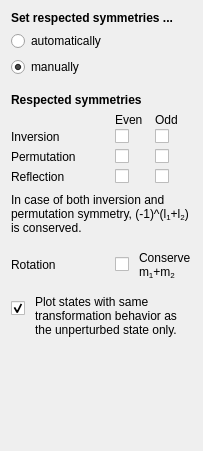
           <widget class="QWidget" name="page_6">
            <property name="geometry">
             <rect>
              <x>0</x>
              <y>0</y>
              <width>200</width>
              <height>451</height>
             </rect>
            </property>
            <attribute name="label">
             <string>Symmetries</string>
            </attribute>
            <layout class="QVBoxLayout" name="verticalLayout_18">
             <item>
              <widget class="QLabel" name="label_92">
               <property name="font">
                <font>
                 <weight>75</weight>
                 <bold>true</bold>
                </font>
               </property>
               <property name="text">
                <string>Set respected symmetries ...</string>
               </property>
              </widget>
             </item>
             <item>
              <widget class="QRadioButton" name="radiobutton_symAuto">
               <property name="enabled">
                <bool>true</bool>
               </property>
               <property name="text">
                <string>automatically</string>
               </property>
               <property name="checked">
                <bool>false</bool>
               </property>
              </widget>
             </item>
             <item>
              <widget class="QRadioButton" name="radiobutton_symManual">
               <property name="text">
                <string>manually</string>
               </property>
               <property name="checked">
                <bool>true</bool>
               </property>
              </widget>
             </item>
             <item>
              <spacer name="verticalSpacer_30">
               <property name="orientation">
                <enum>Qt::Vertical</enum>
               </property>
               <property name="sizeType">
                <enum>QSizePolicy::Fixed</enum>
               </property>
               <property name="sizeHint" stdset="0">
                <size>
                 <width>20</width>
                 <height>10</height>
                </size>
               </property>
              </spacer>
             </item>
             <item>
              <widget class="QLabel" name="label_94">
               <property name="font">
                <font>
                 <weight>75</weight>
                 <bold>true</bold>
                </font>
               </property>
               <property name="text">
                <string>Respected symmetries</string>
               </property>
              </widget>
             </item>
             <item>
              <layout class="QGridLayout" name="gridLayout_4" columnstretch="1,0,0,0,0">
               <property name="horizontalSpacing">
                <number>4</number>
               </property>
               <property name="verticalSpacing">
                <number>0</number>
               </property>
               <item row="3" column="2">
                <spacer name="horizontalSpacer_8">
                 <property name="orientation">
                  <enum>Qt::Horizontal</enum>
                 </property>
                 <property name="sizeType">
                  <enum>QSizePolicy::Expanding</enum>
                 </property>
                 <property name="sizeHint" stdset="0">
                  <size>
                   <width>0</width>
                   <height>20</height>
                  </size>
                 </property>
                </spacer>
               </item>
               <item row="4" column="1">
                <layout class="QHBoxLayout" name="horizontalLayout_21">
                 <property name="spacing">
                  <number>10</number>
                 </property>
                 <item>
                  <widget class="QCheckBox" name="checkbox_system_perE">
                   <property name="sizePolicy">
                    <sizepolicy hsizetype="Fixed" vsizetype="Fixed">
                     <horstretch>0</horstretch>
                     <verstretch>0</verstretch>
                    </sizepolicy>
                   </property>
                   <property name="text">
                    <string/>
                   </property>
                   <property name="checked">
                    <bool>false</bool>
                   </property>
                  </widget>
                 </item>
                 <item>
                  <widget class="ColorButton" name="colorbutton_plot_perE">
                   <property name="sizePolicy">
                    <sizepolicy hsizetype="Maximum" vsizetype="Maximum">
                     <horstretch>0</horstretch>
                     <verstretch>0</verstretch>
                    </sizepolicy>
                   </property>
                   <property name="minimumSize">
                    <size>
                     <width>1</width>
                     <height>0</height>
                    </size>
                   </property>
                   <property name="maximumSize">
                    <size>
                     <width>30</width>
                     <height>20</height>
                    </size>
                   </property>
                   <property name="text">
                    <string/>
                   </property>
                   <property name="flat">
                    <bool>true</bool>
                   </property>
                  </widget>
                 </item>
                </layout>
               </item>
               <item row="4" column="0">
                <widget class="QLabel" name="label_100">
                 <property name="sizePolicy">
                  <sizepolicy hsizetype="Fixed" vsizetype="Preferred">
                   <horstretch>0</horstretch>
                   <verstretch>0</verstretch>
                  </sizepolicy>
                 </property>
                 <property name="minimumSize">
                  <size>
                   <width>100</width>
                   <height>0</height>
                  </size>
                 </property>
                 <property name="text">
                  <string>Permutation</string>
                 </property>
                 <property name="textFormat">
                  <enum>Qt::AutoText</enum>
                 </property>
                </widget>
               </item>
               <item row="1" column="3">
                <widget class="QLabel" name="label_96">
                 <property name="sizePolicy">
                  <sizepolicy hsizetype="Expanding" vsizetype="Preferred">
                   <horstretch>0</horstretch>
                   <verstretch>0</verstretch>
                  </sizepolicy>
                 </property>
                 <property name="text">
                  <string>Odd</string>
                 </property>
                 <property name="textFormat">
                  <enum>Qt::AutoText</enum>
                 </property>
                </widget>
               </item>
               <item row="1" column="1">
                <widget class="QLabel" name="label_93">
                 <property name="sizePolicy">
                  <sizepolicy hsizetype="Expanding" vsizetype="Preferred">
                   <horstretch>0</horstretch>
                   <verstretch>0</verstretch>
                  </sizepolicy>
                 </property>
                 <property name="text">
                  <string>Even</string>
                 </property>
                 <property name="textFormat">
                  <enum>Qt::AutoText</enum>
                 </property>
                </widget>
               </item>
               <item row="3" column="0">
                <widget class="QLabel" name="label_99">
                 <property name="sizePolicy">
                  <sizepolicy hsizetype="Fixed" vsizetype="Preferred">
                   <horstretch>0</horstretch>
                   <verstretch>0</verstretch>
                  </sizepolicy>
                 </property>
                 <property name="minimumSize">
                  <size>
                   <width>100</width>
                   <height>0</height>
                  </size>
                 </property>
                 <property name="text">
                  <string>Inversion</string>
                 </property>
                 <property name="textFormat">
                  <enum>Qt::AutoText</enum>
                 </property>
                </widget>
               </item>
               <item row="5" column="0">
                <widget class="QLabel" name="label_101">
                 <property name="sizePolicy">
                  <sizepolicy hsizetype="Fixed" vsizetype="Preferred">
                   <horstretch>0</horstretch>
                   <verstretch>0</verstretch>
                  </sizepolicy>
                 </property>
                 <property name="minimumSize">
                  <size>
                   <width>100</width>
                   <height>0</height>
                  </size>
                 </property>
                 <property name="text">
                  <string>Reflection</string>
                 </property>
                 <property name="textFormat">
                  <enum>Qt::AutoText</enum>
                 </property>
                </widget>
               </item>
               <item row="3" column="3">
                <layout class="QHBoxLayout" name="horizontalLayout_19">
                 <property name="spacing">
                  <number>10</number>
                 </property>
                 <item>
                  <widget class="QCheckBox" name="checkbox_system_invO">
                   <property name="sizePolicy">
                    <sizepolicy hsizetype="Fixed" vsizetype="Fixed">
                     <horstretch>0</horstretch>
                     <verstretch>0</verstretch>
                    </sizepolicy>
                   </property>
                   <property name="text">
                    <string/>
                   </property>
                   <property name="checked">
                    <bool>false</bool>
                   </property>
                  </widget>
                 </item>
                 <item>
                  <widget class="ColorButton" name="colorbutton_plot_invO">
                   <property name="sizePolicy">
                    <sizepolicy hsizetype="Maximum" vsizetype="Maximum">
                     <horstretch>0</horstretch>
                     <verstretch>0</verstretch>
                    </sizepolicy>
                   </property>
                   <property name="minimumSize">
                    <size>
                     <width>1</width>
                     <height>0</height>
                    </size>
                   </property>
                   <property name="maximumSize">
                    <size>
                     <width>30</width>
                     <height>20</height>
                    </size>
                   </property>
                   <property name="text">
                    <string/>
                   </property>
                   <property name="flat">
                    <bool>true</bool>
                   </property>
                  </widget>
                 </item>
                </layout>
               </item>
               <item row="5" column="1">
                <layout class="QHBoxLayout" name="horizontalLayout_22">
                 <property name="spacing">
                  <number>10</number>
                 </property>
                 <item>
                  <widget class="QCheckBox" name="checkbox_system_refE">
                   <property name="sizePolicy">
                    <sizepolicy hsizetype="Fixed" vsizetype="Fixed">
                     <horstretch>0</horstretch>
                     <verstretch>0</verstretch>
                    </sizepolicy>
                   </property>
                   <property name="text">
                    <string/>
                   </property>
                   <property name="checked">
                    <bool>false</bool>
                   </property>
                  </widget>
                 </item>
                 <item>
                  <widget class="ColorButton" name="colorbutton_plot_refE">
                   <property name="sizePolicy">
                    <sizepolicy hsizetype="Maximum" vsizetype="Maximum">
                     <horstretch>0</horstretch>
                     <verstretch>0</verstretch>
                    </sizepolicy>
                   </property>
                   <property name="minimumSize">
                    <size>
                     <width>1</width>
                     <height>0</height>
                    </size>
                   </property>
                   <property name="maximumSize">
                    <size>
                     <width>30</width>
                     <height>20</height>
                    </size>
                   </property>
                   <property name="text">
                    <string/>
                   </property>
                   <property name="flat">
                    <bool>true</bool>
                   </property>
                  </widget>
                 </item>
                </layout>
               </item>
               <item row="5" column="3">
                <layout class="QHBoxLayout" name="horizontalLayout_23">
                 <property name="spacing">
                  <number>10</number>
                 </property>
                 <item>
                  <widget class="QCheckBox" name="checkbox_system_refO">
                   <property name="sizePolicy">
                    <sizepolicy hsizetype="Fixed" vsizetype="Fixed">
                     <horstretch>0</horstretch>
                     <verstretch>0</verstretch>
                    </sizepolicy>
                   </property>
                   <property name="text">
                    <string/>
                   </property>
                   <property name="checked">
                    <bool>false</bool>
                   </property>
                  </widget>
                 </item>
                 <item>
                  <widget class="ColorButton" name="colorbutton_plot_refO">
                   <property name="sizePolicy">
                    <sizepolicy hsizetype="Maximum" vsizetype="Maximum">
                     <horstretch>0</horstretch>
                     <verstretch>0</verstretch>
                    </sizepolicy>
                   </property>
                   <property name="minimumSize">
                    <size>
                     <width>1</width>
                     <height>0</height>
                    </size>
                   </property>
                   <property name="maximumSize">
                    <size>
                     <width>30</width>
                     <height>20</height>
                    </size>
                   </property>
                   <property name="text">
                    <string/>
                   </property>
                   <property name="flat">
                    <bool>true</bool>
                   </property>
                  </widget>
                 </item>
                </layout>
               </item>
               <item row="4" column="3">
                <layout class="QHBoxLayout" name="horizontalLayout_20">
                 <property name="spacing">
                  <number>10</number>
                 </property>
                 <item>
                  <widget class="QCheckBox" name="checkbox_system_perO">
                   <property name="sizePolicy">
                    <sizepolicy hsizetype="Fixed" vsizetype="Fixed">
                     <horstretch>0</horstretch>
                     <verstretch>0</verstretch>
                    </sizepolicy>
                   </property>
                   <property name="text">
                    <string/>
                   </property>
                   <property name="checked">
                    <bool>false</bool>
                   </property>
                  </widget>
                 </item>
                 <item>
                  <widget class="ColorButton" name="colorbutton_plot_perO">
                   <property name="sizePolicy">
                    <sizepolicy hsizetype="Maximum" vsizetype="Maximum">
                     <horstretch>0</horstretch>
                     <verstretch>0</verstretch>
                    </sizepolicy>
                   </property>
                   <property name="minimumSize">
                    <size>
                     <width>1</width>
                     <height>0</height>
                    </size>
                   </property>
                   <property name="maximumSize">
                    <size>
                     <width>30</width>
                     <height>20</height>
                    </size>
                   </property>
                   <property name="text">
                    <string/>
                   </property>
                   <property name="flat">
                    <bool>true</bool>
                   </property>
                  </widget>
                 </item>
                </layout>
               </item>
               <item row="3" column="1">
                <layout class="QHBoxLayout" name="horizontalLayout_15">
                 <property name="spacing">
                  <number>10</number>
                 </property>
                 <item>
                  <widget class="QCheckBox" name="checkbox_system_invE">
                   <property name="sizePolicy">
                    <sizepolicy hsizetype="Fixed" vsizetype="Fixed">
                     <horstretch>0</horstretch>
                     <verstretch>0</verstretch>
                    </sizepolicy>
                   </property>
                   <property name="text">
                    <string/>
                   </property>
                   <property name="checked">
                    <bool>false</bool>
                   </property>
                  </widget>
                 </item>
                 <item>
                  <widget class="ColorButton" name="colorbutton_plot_invE">
                   <property name="sizePolicy">
                    <sizepolicy hsizetype="Maximum" vsizetype="Maximum">
                     <horstretch>0</horstretch>
                     <verstretch>0</verstretch>
                    </sizepolicy>
                   </property>
                   <property name="minimumSize">
                    <size>
                     <width>1</width>
                     <height>0</height>
                    </size>
                   </property>
                   <property name="maximumSize">
                    <size>
                     <width>30</width>
                     <height>20</height>
                    </size>
                   </property>
                   <property name="text">
                    <string/>
                   </property>
                   <property name="flat">
                    <bool>true</bool>
                   </property>
                  </widget>
                 </item>
                </layout>
               </item>
               <item row="3" column="4">
                <spacer name="horizontalSpacer_9">
                 <property name="orientation">
                  <enum>Qt::Horizontal</enum>
                 </property>
                 <property name="sizeType">
                  <enum>QSizePolicy::Expanding</enum>
                 </property>
                 <property name="sizeHint" stdset="0">
                  <size>
                   <width>0</width>
                   <height>20</height>
                  </size>
                 </property>
                </spacer>
               </item>
              </layout>
             </item>
             <item>
              <widget class="QLabel" name="label_97">
               <property name="font">
                <font>
                 <weight>50</weight>
                 <bold>false</bold>
                </font>
               </property>
               <property name="text">
                <string>In case of both inversion and permutation symmetry, (-1)^(l&lt;sub&gt;1&lt;/sub&gt;+l&lt;sub&gt;2&lt;/sub&gt;) is conserved.</string>
               </property>
               <property name="wordWrap">
                <bool>true</bool>
               </property>
              </widget>
             </item>
             <item>
              <spacer name="verticalSpacer_32">
               <property name="orientation">
                <enum>Qt::Vertical</enum>
               </property>
               <property name="sizeType">
                <enum>QSizePolicy::Fixed</enum>
               </property>
               <property name="sizeHint" stdset="0">
                <size>
                 <width>20</width>
                 <height>10</height>
                </size>
               </property>
              </spacer>
             </item>
             <item>
              <layout class="QGridLayout" name="gridLayout_6" columnstretch="1,0,0">
               <property name="horizontalSpacing">
                <number>4</number>
               </property>
               <property name="verticalSpacing">
                <number>0</number>
               </property>
               <item row="0" column="1">
                <layout class="QHBoxLayout" name="horizontalLayout_24">
                 <property name="spacing">
                  <number>10</number>
                 </property>
                 <item>
                  <widget class="QCheckBox" name="checkbox_system_conserveM">
                   <property name="text">
                    <string/>
                   </property>
                   <property name="checked">
                    <bool>false</bool>
                   </property>
                  </widget>
                 </item>
                 <item>
                  <widget class="QLabel" name="label_98">
                   <property name="sizePolicy">
                    <sizepolicy hsizetype="Expanding" vsizetype="Preferred">
                     <horstretch>0</horstretch>
                     <verstretch>0</verstretch>
                    </sizepolicy>
                   </property>
                   <property name="text">
                    <string>Conserve m&lt;sub&gt;1&lt;/sub&gt;+m&lt;sub&gt;2&lt;/sub&gt;</string>
                   </property>
                   <property name="alignment">
                    <set>Qt::AlignBottom|Qt::AlignLeading|Qt::AlignLeft</set>
                   </property>
                   <property name="wordWrap">
                    <bool>true</bool>
                   </property>
                  </widget>
                 </item>
                </layout>
               </item>
               <item row="0" column="0">
                <widget class="QLabel" name="label_110">
                 <property name="sizePolicy">
                  <sizepolicy hsizetype="Fixed" vsizetype="Preferred">
                   <horstretch>0</horstretch>
                   <verstretch>0</verstretch>
                  </sizepolicy>
                 </property>
                 <property name="minimumSize">
                  <size>
                   <width>100</width>
                   <height>0</height>
                  </size>
                 </property>
                 <property name="text">
                  <string>Rotation</string>
                 </property>
                 <property name="textFormat">
                  <enum>Qt::AutoText</enum>
                 </property>
                </widget>
               </item>
               <item row="0" column="2">
                <spacer name="horizontalSpacer_10">
                 <property name="orientation">
                  <enum>Qt::Horizontal</enum>
                 </property>
                 <property name="sizeType">
                  <enum>QSizePolicy::Expanding</enum>
                 </property>
                 <property name="sizeHint" stdset="0">
                  <size>
                   <width>0</width>
                   <height>20</height>
                  </size>
                 </property>
                </spacer>
               </item>
              </layout>
             </item>
             <item>
              <spacer name="verticalSpacer_31">
               <property name="orientation">
                <enum>Qt::Vertical</enum>
               </property>
               <property name="sizeType">
                <enum>QSizePolicy::Fixed</enum>
               </property>
               <property name="sizeHint" stdset="0">
                <size>
                 <width>20</width>
                 <height>10</height>
                </size>
               </property>
              </spacer>
             </item>
             <item>
              <layout class="QFormLayout" name="formLayout_9">
               <property name="horizontalSpacing">
                <number>10</number>
               </property>
               <item row="0" column="0">
                <widget class="QCheckBox" name="checkbox_system_sametrafo">
                 <property name="sizePolicy">
                  <sizepolicy hsizetype="Minimum" vsizetype="Preferred">
                   <horstretch>0</horstretch>
                   <verstretch>0</verstretch>
                  </sizepolicy>
                 </property>
                 <property name="text">
                  <string/>
                 </property>
                 <property name="checked">
                  <bool>true</bool>
                 </property>
                </widget>
               </item>
               <item row="0" column="1">
                <widget class="QLabel" name="label_38">
                 <property name="sizePolicy">
                  <sizepolicy hsizetype="Expanding" vsizetype="Preferred">
                   <horstretch>0</horstretch>
                   <verstretch>0</verstretch>
                  </sizepolicy>
                 </property>
                 <property name="text">
                  <string>Plot states with same transformation behavior as the unperturbed state only.</string>
                 </property>
                 <property name="alignment">
                  <set>Qt::AlignBottom|Qt::AlignLeading|Qt::AlignLeft</set>
                 </property>
                 <property name="wordWrap">
                  <bool>true</bool>
                 </property>
                </widget>
               </item>
              </layout>
             </item>
             <item>
              <spacer name="verticalSpacer_7">
               <property name="orientation">
                <enum>Qt::Vertical</enum>
               </property>
               <property name="sizeHint" stdset="0">
                <size>
                 <width>20</width>
                 <height>0</height>
                </size>
               </property>
              </spacer>
             </item>
            </layout>
           </widget>
